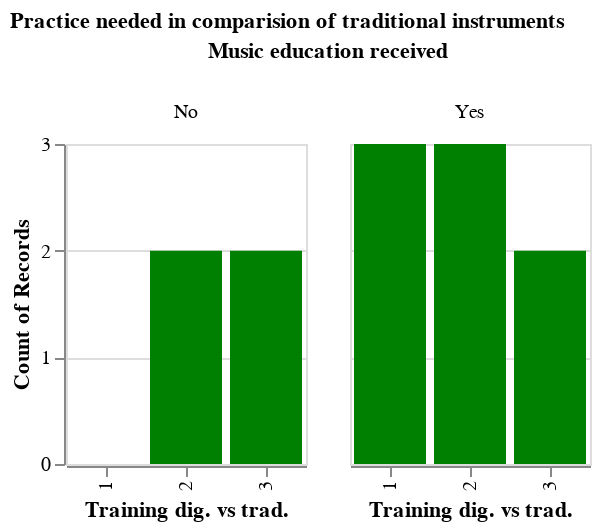

The code cell stored with this chart in its notebook:
### Code cell
# Crear el histograma
histogram = alt.Chart(data).mark_bar(color = 'green').encode(
    x=alt.X('How much previous practice and training does the performer need for performing with the instrument, when compared to a traditional musical instrument?:O', title='Training dig. vs trad.'),
    y='count():O',
    column='Music education received:N'
).properties(
    title = 'Practice needed in comparision of traditional instruments',
    #title='Histogram of Music Training and Likability'
).properties(width = 120,
             height = 160).configure_title(
    fontSize=11  # Ajusta el tamaño de la fuente del título aquí también, si es necesario
)
histogram

### Figure 1 — Vega-Lite specification as saved in the notebook (floating-point values rounded to 4 significant figures)
{"config": {"view": {"continuousWidth": 300, "continuousHeight": 300}, "title": {"fontSize": 11}}, "data": {"name": "data-6d4fa929756c76fdf24e9e554a8814c1"}, "mark": {"type": "bar", "color": "green"}, "encoding": {"column": {"field": "Music education received", "type": "nominal"}, "x": {"field": "How much previous practice and training does the performer need for performing with the instrument, when compared to a traditional musical instrument?", "title": "Training dig. vs trad.", "type": "ordinal"}, "y": {"aggregate": "count", "type": "ordinal"}}, "height": 160, "title": "Practice needed in comparision of traditional instruments", "width": 120, "$schema": "https://vega.github.io/schema/vega-lite/v5.8.0.json", "datasets": {"data-6d4fa929756c76fdf24e9e554a8814c1": [{"Marca temporal": "5/07/2023 19:16:53", "Choose your language": "English", "Nickname": "adithi", "Age": 22, "Sex": "Female", "Music education received": "Yes", "How much previous practice and training does the performer need for performing with the instrument, when compared to a traditional musical instrument?": 2, "How much control does the performer have on the musical output? ": 3, "How much real-time feedback (e.g., visual, auditory) does the user receive from the system? ": 3, "How tiring is it to play music with this system when compared to musical instruments? ": 2, "Is it hard to play in tempo with the system when compared to musical instruments? ": 2, "Which approach between the rhythmic accompaniament and the note accompaniament do you consider more user-friendly?": 2, "What degree of synchronization do you find between gesture and sound?": 4}, {"Marca temporal": "5/07/2023 19:29:08", "Choose your language": "Spanish", "Nickname": "alberto", "Age": 26, "Sex": "Masculino", "Music education received": "Yes", "How much previous practice and training does the performer need for performing with the instrument, when compared to a traditional musical instrument?": 1, "How much control does the performer have on the musical output? ": 3, "How much real-time feedback (e.g., visual, auditory) does the user receive from the system? ": 4, "How tiring is it to play music with this system when compared to musical instruments? ": 1, "Is it hard to play in tempo with the system when compared to musical instruments? ": 4, "Which approach between the rhythmic accompaniament and the note accompaniament do you consider more user-friendly?": 2, "What degree of synchronization do you find between gesture and sound?": 2}, {"Marca temporal": "5/07/2023 19:44:09", "Choose your language": "English", "Nickname": "thomas", "Age": 26, "Sex": "Male", "Music education received": "No", "How much previous practice and training does the performer need for performing with the instrument, when compared to a traditional musical instrument?": 3, "How much control does the performer have on the musical output? ": 1, "How much real-time feedback (e.g., visual, auditory) does the user receive from the system? ": 3, "How tiring is it to play music with this system when compared to musical instruments? ": 2, "Is it hard to play in tempo with the system when compared to musical instruments? ": 5, "Which approach between the rhythmic accompaniament and the note accompaniament do you consider more user-friendly?": 1, "What degree of synchronization do you find between gesture and sound?": 3}, {"Marca temporal": "5/07/2023 19:55:03", "Choose your language": "English", "Nickname": "abishek", "Age": 26, "Sex": "Male", "Music education received": "Yes", "How much previous practice and training does the performer need for performing with the instrument, when compared to a traditional musical instrument?": 3, "How much control does the performer have on the musical output? ": 3, "How much real-time feedback (e.g., visual, auditory) does the user receive from the system? ": 4, "How tiring is it to play music with this system when compared to musical instruments? ": 3, "Is it hard to play in tempo with the system when compared to musical instruments? ": 2, "Which approach between the rhythmic accompaniament and the note accompaniament do you consider more user-friendly?": 1, "What degree of synchronization do you find between gesture and sound?": 2}, {"Marca temporal": "5/07/2023 20:09:27", "Choose your language": "English", "Nickname": "dilip", "Age": 28, "Sex": "Male", "Music education received": "Yes", "How much previous practice and training does the performer need for performing with the instrument, when compared to a traditional musical instrument?": 3, "How much control does the performer have on the musical output? ": 1, "How much real-time feedback (e.g., visual, auditory) does the user receive from the system? ": 2, "How tiring is it to play music with this system when compared to musical instruments? ": 3, "Is it hard to play in tempo with the system when compared to musical instruments? ": 5, "Which approach between the rhythmic accompaniament and the note accompaniament do you consider more user-friendly?": 1, "What degree of synchronization do you find between gesture and sound?": 2}, {"Marca temporal": "6/07/2023 12:57:58", "Choose your language": "Spanish", "Nickname": "Gon MT", "Age": 30, "Sex": "Masculino", "Music education received": "Yes", "How much previous practice and training does the performer need for performing with the instrument, when compared to a traditional musical instrument?": 2, "How much control does the performer have on the musical output? ": 2, "How much real-time feedback (e.g., visual, auditory) does the user receive from the system? ": 5, "How tiring is it to play music with this system when compared to musical instruments? ": 1, "Is it hard to play in tempo with the system when compared to musical instruments? ": 4, "Which approach between the rhythmic accompaniament and the note accompaniament do you consider more user-friendly?": 1, "What degree of synchronization do you find between gesture and sound?": 3}, {"Marca temporal": "8/07/2023 0:30:35", "Choose your language": "Spanish", "Nickname": "Marti", "Age": 21, "Sex": "Masculino", "Music education received": "Yes", "How much previous practice and training does the performer need for performing with the instrument, when compared to a traditional musical instrument?": 2, "How much control does the performer have on the musical output? ": 2, "How much real-time feedback (e.g., visual, auditory) does the user receive from the system? ": 5, "How tiring is it to play music with this system when compared to musical instruments? ": 1, "Is it hard to play in tempo with the system when compared to musical instruments? ": 2, "Which approach between the rhythmic accompaniament and the note accompaniament do you consider more user-friendly?": 1, "What degree of synchronization do you find between gesture and sound?": 4}, {"Marca temporal": "11/07/2023 13:31:07", "Choose your language": "Spanish", "Nickname": "María", "Age": 28, "Sex": "Femenino", "Music education received": "Yes", "How much previous practice and training does the performer need for performing with the instrument, when compared to a traditional musical instrument?": 1, "How much control does the performer have on the musical output? ": 2, "How much real-time feedback (e.g., visual, auditory) does the user receive from the system? ": 3, "How tiring is it to play music with this system when compared to musical instruments? ": 2, "Is it hard to play in tempo with the system when compared to musical instruments? ": 5, "Which approach between the rhythmic accompaniament and the note accompaniament do you consider more user-friendly?": 1, "What degree of synchronization do you find between gesture and sound?": 3}, {"Marca temporal": "11/07/2023 22:06:31", "Choose your language": "Spanish", "Nickname": "Marta", "Age": 23, "Sex": "Femenino", "Music education received": "No", "How much previous practice and training does the performer need for performing with the instrument, when compared to a traditional musical instrument?": 3, "How much control does the performer have on the musical output? ": 2, "How much real-time feedback (e.g., visual, auditory) does the user receive from the system? ": 3, "How tiring is it to play music with this system when compared to musical instruments? ": 1, "Is it hard to play in tempo with the system when compared to musical instruments? ": 4, "Which approach between the rhythmic accompaniament and the note accompaniament do you consider more user-friendly?": 1, "What degree of synchronization do you find between gesture and sound?": 4}, {"Marca temporal": "11/07/2023 22:11:20", "Choose your language": "Spanish", "Nickname": "Montse", "Age": 24, "Sex": "Femenino", "Music education received": "No", "How much previous practice and training does the performer need for performing with the instrument, when compared to a traditional musical instrument?": 2, "How much control does the performer have on the musical output? ": 3, "How much real-time feedback (e.g., visual, auditory) does the user receive from the system? ": 4, "How tiring is it to play music with this system when compared to musical instruments? ": 3, "Is it hard to play in tempo with the system when compared to musical instruments? ": 4, "Which approach between the rhythmic accompaniament and the note accompaniament do you consider more user-friendly?": 1, "What degree of synchronization do you find between gesture and sound?": 3}, {"Marca temporal": "12/07/2023 15:50:26", "Choose your language": "Spanish", "Nickname": "Corcu", "Age": 24, "Sex": "Masculino", "Music education received": "No", "How much previous practice and training does the performer need for performing with the instrument, when compared to a traditional musical instrument?": 2, "How much control does the performer have on the musical output? ": 1, "How much real-time feedback (e.g., visual, auditory) does the user receive from the system? ": 3, "How tiring is it to play music with this system when compared to musical instruments? ": 4, "Is it hard to play in tempo with the system when compared to musical instruments? ": 4, "Which approach between the rhythmic accompaniament and the note accompaniament do you consider more user-friendly?": 1, "What degree of synchronization do you find between gesture and sound?": 3}, {"Marca temporal": "12/07/2023 15:50:29", "Choose your language": "Spanish", "Nickname": "María Pérez ", "Age": 22, "Sex": "Femenino", "Music education received": "Yes", "How much previous practice and training does the performer need for performing with the instrument, when compared to a traditional musical instrument?": 1, "How much control does the performer have on the musical output? ": 2, "How much real-time feedback (e.g., visual, auditory) does the user receive from the system? ": 3, "How tiring is it to play music with this system when compared to musical instruments? ": 2, "Is it hard to play in tempo with the system when compared to musical instruments? ": 3, "Which approach between the rhythmic accompaniament and the note accompaniament do you consider more user-friendly?": 1, "What degree of synchronization do you find between gesture and sound?": 4}]}}
